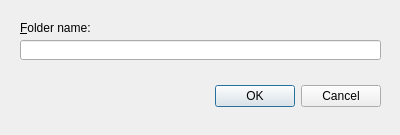
<?xml version="1.0" encoding="UTF-8"?>
<ui version="4.0">
 <class>NewFolderDialog</class>
 <widget class="QDialog" name="NewFolderDialog">
  <property name="geometry">
   <rect>
    <x>0</x>
    <y>0</y>
    <width>400</width>
    <height>135</height>
   </rect>
  </property>
  <property name="sizePolicy">
   <sizepolicy hsizetype="Preferred" vsizetype="Preferred">
    <horstretch>0</horstretch>
    <verstretch>0</verstretch>
   </sizepolicy>
  </property>
  <property name="windowTitle">
   <string>New Folder</string>
  </property>
  <widget class="QLineEdit" name="editFolderName">
   <property name="geometry">
    <rect>
     <x>20</x>
     <y>40</y>
     <width>361</width>
     <height>20</height>
    </rect>
   </property>
  </widget>
  <widget class="QLabel" name="label">
   <property name="geometry">
    <rect>
     <x>20</x>
     <y>20</y>
     <width>171</width>
     <height>16</height>
    </rect>
   </property>
   <property name="text">
    <string>&amp;Folder name:</string>
   </property>
   <property name="buddy">
    <cstring>editFolderName</cstring>
   </property>
  </widget>
  <widget class="QDialogButtonBox" name="buttonBox">
   <property name="geometry">
    <rect>
     <x>40</x>
     <y>80</y>
     <width>341</width>
     <height>32</height>
    </rect>
   </property>
   <property name="orientation">
    <enum>Qt::Horizontal</enum>
   </property>
   <property name="standardButtons">
    <set>QDialogButtonBox::Cancel|QDialogButtonBox::Ok</set>
   </property>
  </widget>
 </widget>
 <tabstops>
  <tabstop>editFolderName</tabstop>
 </tabstops>
 <resources/>
  <connections>
    <connection>
      <sender>buttonBox</sender>
      <signal>accepted()</signal>
      <receiver>NewFolderDialog</receiver>
      <slot>accept()</slot>
      <hints>
        <hint type="sourcelabel">
          <x>248</x>
          <y>254</y>
        </hint>
        <hint type="destinationlabel">
          <x>157</x>
          <y>274</y>
        </hint>
      </hints>
    </connection>
    <connection>
      <sender>buttonBox</sender>
      <signal>rejected()</signal>
      <receiver>NewFolderDialog</receiver>
      <slot>reject()</slot>
      <hints>
        <hint type="sourcelabel">
          <x>316</x>
          <y>260</y>
        </hint>
        <hint type="destinationlabel">
          <x>286</x>
          <y>274</y>
        </hint>
      </hints>
    </connection>
  </connections>
</ui>
